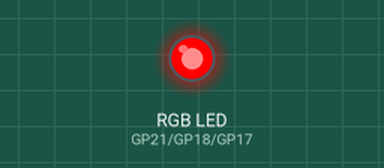
A program run on a simulated Raspberry Pi Pico running MicroPython. Shown: an RGB LED mixed from three pins (HIGH = lit). At 6.0 s the program stops and its outputs stay as they are.

Above: at 0.1 s.
At 1.1 s:
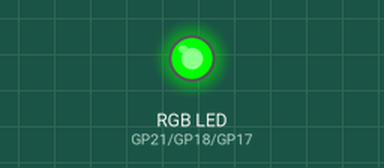
At 2.1 s:
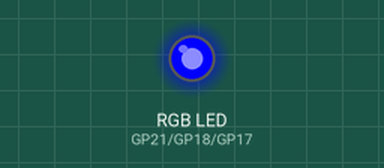
At 3.1 s:
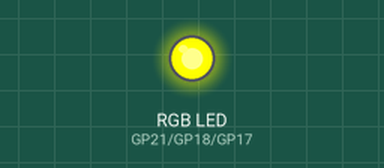
At 4.1 s:
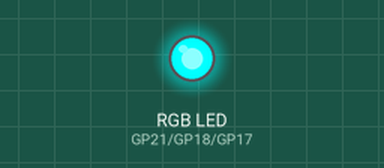
At 6.1 s:
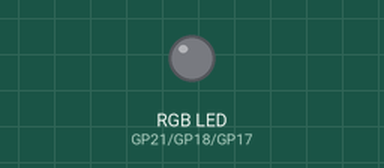
Timing chart, 0 to 7.5 s (numbered marks = the images above):
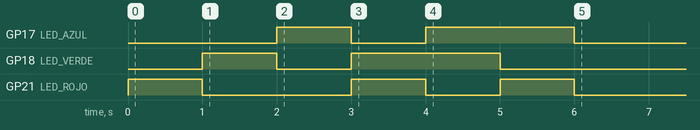

The program:

7_2_colores_primarios_secundarios.py
```python
"""
MICROPYTHON EN PROYECTOS
Beatriz Padín / Adriana Dapena
Capítulo 7: Rojo, verde y azul
---------------------------------------
Se enciende el led RGB usando PWM con los colores primarios
(rojo, verde y azul) y secundarios (rojo+verde=amarillo,
verde+azul=cian, rojo+azul=magenta).
"""

from machine import Pin, PWM
from time import sleep

# Led RGB inicialmente apagado
# Rojo: GPIO 21
# Verde: GPIO18
# Azul: GPIO17
LED_ROJO = PWM(Pin(21), freq=5000, duty_u16=0)
LED_VERDE = PWM(Pin(18), freq=5000, duty_u16=0)
LED_AZUL = PWM(Pin(17), freq=5000, duty_u16=0)

# Rojo
LED_ROJO.duty_u16(65535)
LED_VERDE.duty_u16(0)
LED_AZUL.duty_u16(0)
sleep(1)

# Verde
LED_ROJO.duty_u16(0)
LED_VERDE.duty_u16(65535)
LED_AZUL.duty_u16(0)
sleep(1)

# Azul
LED_ROJO.duty_u16(0)
LED_VERDE.duty_u16(0)
LED_AZUL.duty_u16(65535)
sleep(1)

# Amarillo
LED_ROJO.duty_u16(65535)
LED_VERDE.duty_u16(65535)
LED_AZUL.duty_u16(0)
sleep(1)

# Cian
LED_ROJO.duty_u16(0)
LED_VERDE.duty_u16(65535)
LED_AZUL.duty_u16(65535)
sleep(1)

# Magenta
LED_ROJO.duty_u16(65535)
LED_VERDE.duty_u16(0)
LED_AZUL.duty_u16(65535)
sleep(1)

# Se apaga el led
LED_ROJO.duty_u16(0)
LED_VERDE.duty_u16(0)
LED_AZUL.duty_u16(0)

# Se desactiva la señal
LED_ROJO.deinit()
LED_VERDE.deinit()
LED_AZUL.deinit()
```

Measured:
- by itself, GP17 (LED_AZUL): LOW → HIGH at 2.0 s, → LOW 1.0 s later, → HIGH 1.0 s later, → LOW 2.0 s later
- by itself, GP18 (LED_VERDE): LOW → HIGH at 1.0 s, → LOW 1.0 s later, → HIGH 1.0 s later, → LOW 2.0 s later
- by itself, GP21 (LED_ROJO): goes HIGH 1.0 s, LOW 2.0 s, HIGH 1.0 s, LOW 1.0 s, HIGH 1.0 s, then LOW
